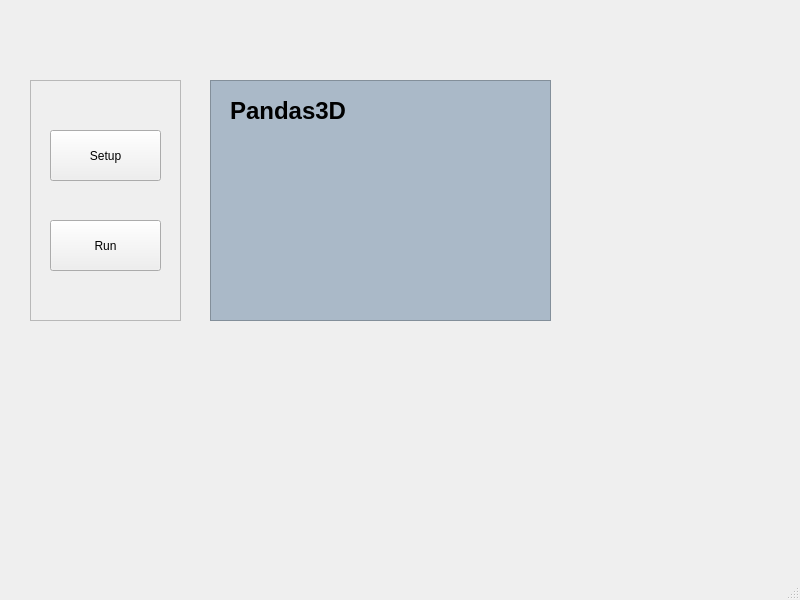
<?xml version="1.0" encoding="UTF-8"?>
<ui version="4.0">
 <class>MainWindow</class>
 <widget class="QMainWindow" name="MainWindow">
  <property name="geometry">
   <rect>
    <x>0</x>
    <y>0</y>
    <width>800</width>
    <height>600</height>
   </rect>
  </property>
  <property name="windowTitle">
   <string>MainWindow</string>
  </property>
  <widget class="QWidget" name="centralwidget">
   <widget class="QFrame" name="frame">
    <property name="geometry">
     <rect>
      <x>210</x>
      <y>80</y>
      <width>341</width>
      <height>241</height>
     </rect>
    </property>
    <property name="styleSheet">
     <string notr="true">background-color: rgb(170, 185, 200);</string>
    </property>
    <property name="frameShape">
     <enum>QFrame::StyledPanel</enum>
    </property>
    <property name="frameShadow">
     <enum>QFrame::Raised</enum>
    </property>
    <widget class="QLabel" name="label">
     <property name="geometry">
      <rect>
       <x>20</x>
       <y>20</y>
       <width>171</width>
       <height>21</height>
      </rect>
     </property>
     <property name="font">
      <font>
       <pointsize>18</pointsize>
       <bold>true</bold>
      </font>
     </property>
     <property name="text">
      <string>Pandas3D</string>
     </property>
    </widget>
   </widget>
   <widget class="QFrame" name="frame_2">
    <property name="geometry">
     <rect>
      <x>30</x>
      <y>80</y>
      <width>151</width>
      <height>241</height>
     </rect>
    </property>
    <property name="frameShape">
     <enum>QFrame::StyledPanel</enum>
    </property>
    <property name="frameShadow">
     <enum>QFrame::Raised</enum>
    </property>
    <widget class="QPushButton" name="pushButton_2">
     <property name="geometry">
      <rect>
       <x>20</x>
       <y>50</y>
       <width>111</width>
       <height>51</height>
      </rect>
     </property>
     <property name="styleSheet">
      <string notr="true">self.pushButton_3.setStyleSheet(&quot;background-color: rgb(136, 138, 133)&quot;)</string>
     </property>
     <property name="text">
      <string>Setup</string>
     </property>
    </widget>
    <widget class="QPushButton" name="pushButton_3">
     <property name="geometry">
      <rect>
       <x>20</x>
       <y>140</y>
       <width>111</width>
       <height>51</height>
      </rect>
     </property>
     <property name="styleSheet">
      <string notr="true"/>
     </property>
     <property name="text">
      <string>Run</string>
     </property>
    </widget>
   </widget>
  </widget>
  <widget class="QMenuBar" name="menubar">
   <property name="geometry">
    <rect>
     <x>0</x>
     <y>0</y>
     <width>800</width>
     <height>22</height>
    </rect>
   </property>
  </widget>
  <widget class="QStatusBar" name="statusbar"/>
 </widget>
 <resources/>
 <connections/>
</ui>
